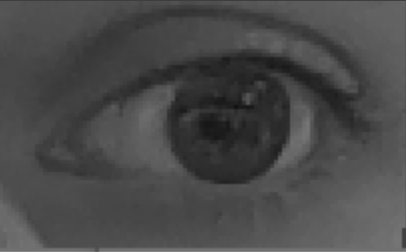
#> input picture datas/grey eye box.png, 406 x 252 px, found by its file name
$ python eye_tracking.py
#> lines starting #> are read from the running program, lines starting #| are printed output that depends on the picture
import cv2
import numpy as np
import matplotlib.pyplot as plt
import pandas as pd


class Eye:
    # [17 lines left out: functions __init__, get_boxes, not called in this run]


class EyeTracker:
    # [154 lines left out: functions __init__, track_eyes, draw_circles, get_history, not called in this run]


def draw_circle_on_image(path):

    image = cv2.imread(path, 0)
#> image: shape (252, 406); min 17, max 136, mean 73.5

    circ = cv2.HoughCircles(image, cv2.HOUGH_GRADIENT, 1, 20,
                            param1=60, param2=25,
                            minRadius=40,
                            maxRadius=70)
#> circ = [[224.5, 124.5, 58.4]]

    image = cv2.cvtColor(image, cv2.COLOR_GRAY2RGB)
#> image: shape (252, 406, 3)
    try:
        circle = np.uint16(np.around(circ))
#> circle = [[224, 124, 58]]

        for i in circle[0, :]:
            # draw the outer circle
            cv2.circle(image, (i[0], i[1]), i[2], (0, 255, 0), 2)
            # draw the center of the circle
            cv2.circle(image, (i[0], i[1]), 2, (0, 0, 255), 3)
#> this loop made 1 pass
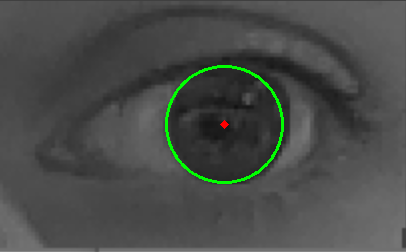
#> image: shape (252, 406, 3); mean B, G, R 73, 75.7, 73.1
    except Exception as e:
        print("no circles found")

    cv2.imshow('image', image)
    cv2.waitKey(0)
    cv2.destroyAllWindows()


if __name__ == '__main__':
    draw_circle_on_image('C:/Users/Theo/PycharmProjects/StressCam/datas/grey eye box.png')
